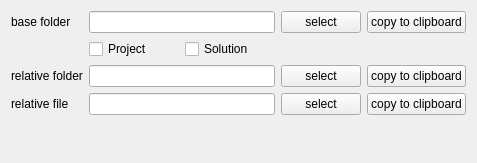
<?xml version="1.0" encoding="UTF-8"?>
<ui version="4.0">
 <class>FileOrDirSelector</class>
 <widget class="QWidget" name="FileOrDirSelector">
  <property name="geometry">
   <rect>
    <x>0</x>
    <y>0</y>
    <width>477</width>
    <height>163</height>
   </rect>
  </property>
  <property name="windowTitle">
   <string>FileOrDirSelector</string>
  </property>
  <layout class="QGridLayout" name="gridLayout">
   <item row="1" column="2">
    <layout class="QHBoxLayout" name="horizontalLayout">
     <item>
      <widget class="QCheckBox" name="checkBoxProject">
       <property name="text">
        <string>Project</string>
       </property>
      </widget>
     </item>
     <item>
      <widget class="QCheckBox" name="checkBoxSolution">
       <property name="text">
        <string>Solution</string>
       </property>
      </widget>
     </item>
    </layout>
   </item>
   <item row="4" column="1">
    <widget class="QLabel" name="labelRelativeFile">
     <property name="text">
      <string>relative file</string>
     </property>
    </widget>
   </item>
   <item row="4" column="2">
    <widget class="QLineEdit" name="lineEditRelativeFile">
     <property name="readOnly">
      <bool>true</bool>
     </property>
    </widget>
   </item>
   <item row="3" column="2">
    <widget class="QLineEdit" name="lineEditRelativeFolder">
     <property name="readOnly">
      <bool>true</bool>
     </property>
    </widget>
   </item>
   <item row="0" column="3">
    <widget class="QPushButton" name="pushButtonSelectBaseFolder">
     <property name="text">
      <string>select</string>
     </property>
    </widget>
   </item>
   <item row="3" column="1">
    <widget class="QLabel" name="labelRelativeFolder">
     <property name="text">
      <string>relative folder</string>
     </property>
    </widget>
   </item>
   <item row="4" column="3">
    <widget class="QPushButton" name="pushButtonSelectRelativeFile">
     <property name="text">
      <string>select</string>
     </property>
    </widget>
   </item>
   <item row="0" column="1">
    <widget class="QLabel" name="labelBaselFolder">
     <property name="text">
      <string>base folder</string>
     </property>
    </widget>
   </item>
   <item row="3" column="3">
    <widget class="QPushButton" name="pushButtonSelectRelativeFolder">
     <property name="text">
      <string>select</string>
     </property>
    </widget>
   </item>
   <item row="0" column="2">
    <widget class="QLineEdit" name="lineEditBaseFolder"/>
   </item>
   <item row="0" column="4">
    <widget class="QPushButton" name="pushButtonCopyBaseFolderToClipboard">
     <property name="text">
      <string>copy to clipboard</string>
     </property>
    </widget>
   </item>
   <item row="3" column="4">
    <widget class="QPushButton" name="pushButtonCopyRelativeFolderToClipboard">
     <property name="text">
      <string>copy to clipboard</string>
     </property>
    </widget>
   </item>
   <item row="4" column="4">
    <widget class="QPushButton" name="pushButtonCopyRelativeFileToClipboard">
     <property name="text">
      <string>copy to clipboard</string>
     </property>
    </widget>
   </item>
   <item row="5" column="2">
    <spacer name="verticalSpacer">
     <property name="orientation">
      <enum>Qt::Vertical</enum>
     </property>
     <property name="sizeHint" stdset="0">
      <size>
       <width>20</width>
       <height>40</height>
      </size>
     </property>
    </spacer>
   </item>
  </layout>
 </widget>
 <layoutdefault spacing="6" margin="11"/>
 <tabstops>
  <tabstop>lineEditBaseFolder</tabstop>
  <tabstop>pushButtonSelectBaseFolder</tabstop>
  <tabstop>pushButtonCopyBaseFolderToClipboard</tabstop>
  <tabstop>lineEditRelativeFolder</tabstop>
  <tabstop>pushButtonSelectRelativeFolder</tabstop>
  <tabstop>pushButtonCopyRelativeFolderToClipboard</tabstop>
  <tabstop>lineEditRelativeFile</tabstop>
  <tabstop>pushButtonSelectRelativeFile</tabstop>
  <tabstop>pushButtonCopyRelativeFileToClipboard</tabstop>
 </tabstops>
 <resources/>
 <connections/>
</ui>
